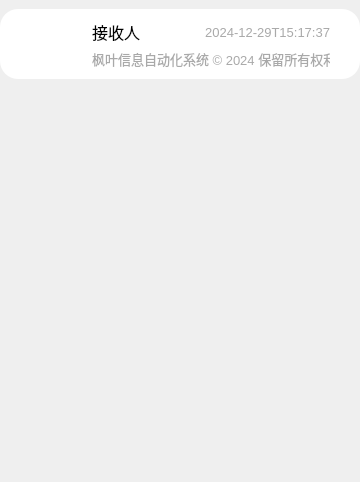
                     <widget class="QWidget" name="scrollAreaWidgetContents_3">
                      <property name="geometry">
                       <rect>
                        <x>0</x>
                        <y>0</y>
                        <width>360</width>
                        <height>482</height>
                       </rect>
                      </property>
                      <layout class="QFormLayout" name="formLayout_3">
                       <property name="labelAlignment">
                        <set>Qt::AlignLeading|Qt::AlignLeft|Qt::AlignTop</set>
                       </property>
                       <property name="formAlignment">
                        <set>Qt::AlignHCenter|Qt::AlignTop</set>
                       </property>
                       <property name="horizontalSpacing">
                        <number>0</number>
                       </property>
                       <property name="verticalSpacing">
                        <number>6</number>
                       </property>
                       <property name="leftMargin">
                        <number>0</number>
                       </property>
                       <property name="topMargin">
                        <number>9</number>
                       </property>
                       <property name="rightMargin">
                        <number>0</number>
                       </property>
                       <property name="bottomMargin">
                        <number>9</number>
                       </property>
                       <item row="1" column="0">
                        <widget class="QWidget" name="widget_item" native="true">
                         <property name="minimumSize">
                          <size>
                           <width>360</width>
                           <height>70</height>
                          </size>
                         </property>
                         <property name="maximumSize">
                          <size>
                           <width>360</width>
                           <height>70</height>
                          </size>
                         </property>
                         <property name="styleSheet">
                          <string notr="true">background-color: rgb(255, 255, 255);
border-radius:18px</string>
                         </property>
                         <layout class="QHBoxLayout" name="horizontalLayout_76">
                          <property name="spacing">
                           <number>6</number>
                          </property>
                          <property name="leftMargin">
                           <number>12</number>
                          </property>
                          <property name="topMargin">
                           <number>2</number>
                          </property>
                          <property name="rightMargin">
                           <number>12</number>
                          </property>
                          <property name="bottomMargin">
                           <number>2</number>
                          </property>
                          <item>
                           <widget class="QWidget" name="widget_54" native="true">
                            <property name="minimumSize">
                             <size>
                              <width>56</width>
                              <height>56</height>
                             </size>
                            </property>
                            <property name="maximumSize">
                             <size>
                              <width>56</width>
                              <height>56</height>
                             </size>
                            </property>
                            <property name="styleSheet">
                             <string notr="true">image: url(:/svg/img/img/image.png);</string>
                            </property>
                           </widget>
                          </item>
                          <item>
                           <layout class="QVBoxLayout" name="verticalLayout_64" stretch="0,0">
                            <property name="spacing">
                             <number>0</number>
                            </property>
                            <property name="leftMargin">
                             <number>6</number>
                            </property>
                            <property name="topMargin">
                             <number>6</number>
                            </property>
                            <property name="rightMargin">
                             <number>6</number>
                            </property>
                            <property name="bottomMargin">
                             <number>6</number>
                            </property>
                            <item>
                             <layout class="QHBoxLayout" name="horizontalLayout_77">
                              <property name="spacing">
                               <number>12</number>
                              </property>
                              <property name="leftMargin">
                               <number>12</number>
                              </property>
                              <property name="topMargin">
                               <number>6</number>
                              </property>
                              <property name="rightMargin">
                               <number>12</number>
                              </property>
                              <property name="bottomMargin">
                               <number>3</number>
                              </property>
                              <item>
                               <widget class="QLabel" name="receiver_label">
                                <property name="font">
                                 <font>
                                  <pointsize>12</pointsize>
                                 </font>
                                </property>
                                <property name="text">
                                 <string>接收人</string>
                                </property>
                               </widget>
                              </item>
                              <item>
                               <widget class="QLabel" name="time_label">
                                <property name="font">
                                 <font>
                                  <pointsize>10</pointsize>
                                 </font>
                                </property>
                                <property name="styleSheet">
                                 <string notr="true">color: rgb(169, 169, 169);</string>
                                </property>
                                <property name="text">
                                 <string>2024-12-29T15:17:37</string>
                                </property>
                                <property name="alignment">
                                 <set>Qt::AlignRight|Qt::AlignTrailing|Qt::AlignVCenter</set>
                                </property>
                               </widget>
                              </item>
                             </layout>
                            </item>
                            <item>
                             <layout class="QHBoxLayout" name="horizontalLayout_7">
                              <property name="leftMargin">
                               <number>12</number>
                              </property>
                              <property name="topMargin">
                               <number>6</number>
                              </property>
                              <property name="rightMargin">
                               <number>12</number>
                              </property>
                              <property name="bottomMargin">
                               <number>3</number>
                              </property>
                              <item>
                               <widget class="QLabel" name="message_label">
                                <property name="font">
                                 <font>
                                  <pointsize>10</pointsize>
                                 </font>
                                </property>
                                <property name="styleSheet">
                                 <string notr="true">color: rgb(169, 169, 169);</string>
                                </property>
                                <property name="text">
                                 <string>枫叶信息自动化系统 © 2024 保留所有权利</string>
                                </property>
                               </widget>
                              </item>
                             </layout>
                            </item>
                           </layout>
                          </item>
                         </layout>
                        </widget>
                       </item>
                      </layout>
                     </widget>
